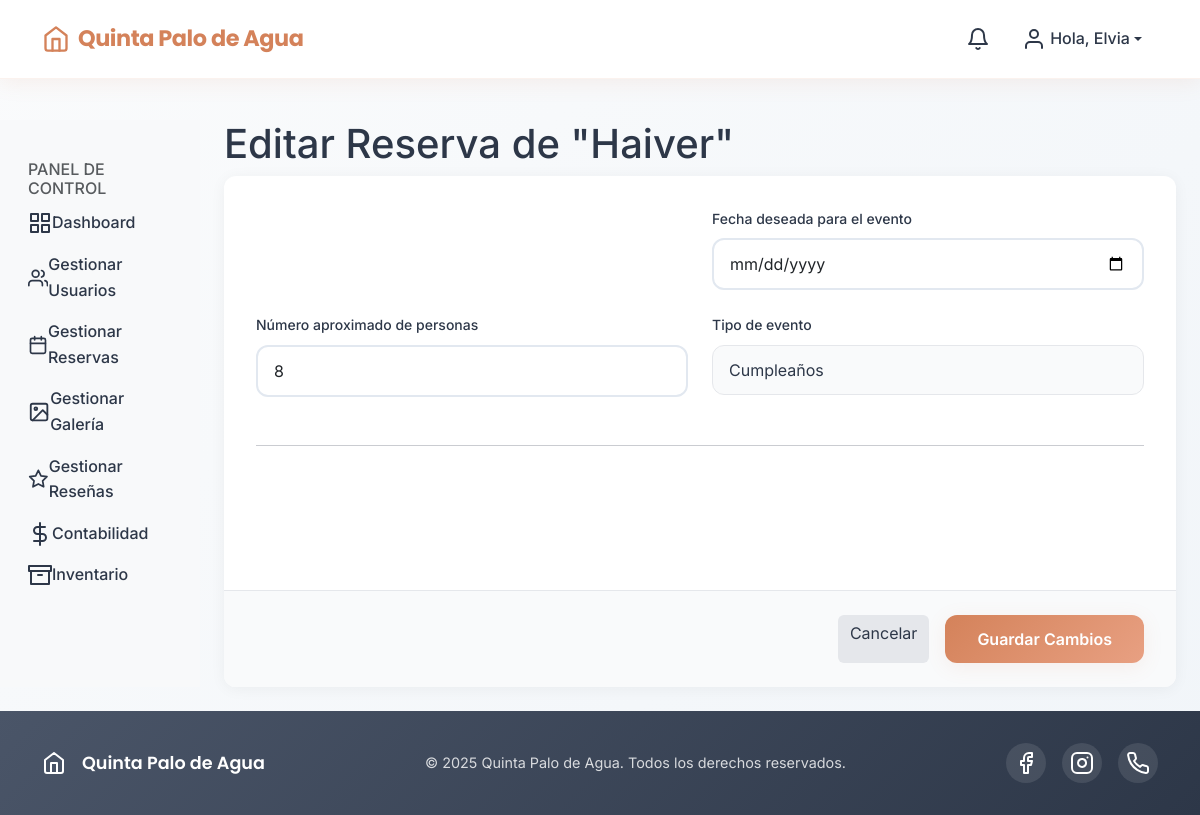
Page /panel-control/reservas/editar/18/ (signed in) on the committed database.
### reservas/models.py (models this page shows, shortened)
class Reserva(models.Model):
    usuario = models.ForeignKey(User, on_delete=models.CASCADE, related_name='reservas')
    fecha_reserva = models.DateField(verbose_name="Fecha del Evento")
    numero_personas = models.PositiveIntegerField(verbose_name="Número de Personas")
    tipo_evento = models.CharField(max_length=100, verbose_name="Tipo de Evento")
    ESTADO_CHOICES = [
        ('pendiente', 'Pendiente'),
        ('esperando_pago', 'Esperando Pago'), # Nuevo estado
        ('confirmada', 'Confirmada'),
        ('cancelada', 'Cancelada'),
    ]
    estado = models.CharField(max_length=15, choices=ESTADO_CHOICES, default='pendiente')
    precio = models.DecimalField(max_digits=10, decimal_places=2, default=0.00, verbose_name="Precio de la Reserva")
    hora_ingreso = models.TimeField(null=True, blank=True, verbose_name="Hora de Ingreso")
    hora_salida = models.TimeField(null=True, blank=True, verbose_name="Hora de Salida")
    detalles_privilegios = models.TextField(blank=True, verbose_name="Privilegios Incluidos", help_text="Ej: Acceso a piscina, 2 habitaciones, uso de la cocina.")
    penalizacion_tardia = models.DecimalField(max_digits=10, decimal_places=2, default=50000.00, verbose_name="Penalización por Hora Extra")
    fecha_esperando_pago = models.DateTimeField(null=True, blank=True, editable=False)
    class Meta:
        ordering = ['-fecha_reserva']

### reservas/views.py (the view)
# urls.py: path('reservas/editar/<int:reserva_id>/', reservas_views.editar_reserva_admin, name='editar_reserva_admin'),
@login_required
def editar_reserva_admin(request, reserva_id):
    if not request.user.is_staff:
        return redirect('index')
    try:
        reserva = Reserva.objects.get(id=reserva_id)
    except Reserva.DoesNotExist:
        messages.error(request, "La reserva que intentas editar no existe.")
        return redirect('lista_reservas_admin')
    if request.method == 'POST':
        form = ReservaForm(request.POST, instance=reserva)
        if form.is_valid():
            form.save()
            messages.success(request, f"La reserva de {reserva.usuario.username} ha sido actualizada.")
            return redirect('lista_reservas_admin')
    else:
        form = ReservaForm(instance=reserva)
    return render(request, 'panel_admin/admin_editar_reserva.html', {
        'form': form,
        'reserva': reserva
    })

### reservas/forms.py
class ReservaForm(forms.ModelForm):
    class Meta:
        model = Reserva
        fields = ['fecha_reserva', 'numero_personas', 'tipo_evento']
        widgets = {
            'fecha_reserva': forms.DateInput(
                attrs={
                    'type': 'date',
                    'class': 'form-control',
                }
            ),
            'numero_personas': forms.NumberInput(
                attrs={'class': 'form-control', 'placeholder': 'Ej: 50'}
            ),
            'tipo_evento': forms.TextInput(
                attrs={'class': 'form-control', 'placeholder': 'Ej: Boda, Cumpleaños'}
            ),
        }
        labels = {
            'fecha_reserva': 'Fecha deseada para el evento',
            'numero_personas': 'Número aproximado de personas',
            'tipo_evento': 'Tipo de evento',
        }

### templates/panel_admin/admin_editar_reserva.html (shortened to what this page needs)
{% extends 'panel_admin/panel_admin_base.html' %}
{% load static %}
{% block panel_content %}
<link rel="stylesheet" href="{% static 'css/admin_form.css' %}">
<div class="page-header">
    <h1 class="page-title">Editar Reserva de "{{ reserva.usuario.username }}"</h1>
</div>
<div class="form-card">
    <form method="post">
        <div class="form-card-body">
            <div class="form-grid">
                <div class="form-group">
                </div>
                <div class="form-group">
                    <label for="{{ form.fecha_reserva.id_for_label }}">{{ form.fecha_reserva.label }}</label>
                    {{ form.fecha_reserva }}
                </div>
            </div>
            <div class="form-grid">
                <div class="form-group">
                    <label for="{{ form.numero_personas.id_for_label }}">{{ form.numero_personas.label }}</label>
                    {{ form.numero_personas }}
                </div>
                <div class="form-group">
                    <label for="{{ form.tipo_evento.id_for_label }}">{{ form.tipo_evento.label }}</label>
                    {{ form.tipo_evento }}
                </div>
            </div>
            <hr class="my-4">
            <div class="form-grid">
                <div class="form-group">
                </div>
                <div class="form-group">
                </div>
            </div>
            <div class="form-grid">
                <div class="form-group">
                </div>
                <div class="form-group">
                </div>
            </div>
        </div>
        <div class="form-card-footer">
            <a href="{% url 'lista_reservas_admin' %}" class="btn btn-secondary">Cancelar</a>
            <button type="submit" class="btn btn-principal">Guardar Cambios</button>
        </div>
    </form>
</div>
{% endblock %}

### templates/base.html (shortened to what this page needs)
{% load static %}
<!doctype html>
<html lang="es" class="h-100">
<head>
    <link href="https://cdn.jsdelivr.net/npm/bootstrap@5.3.2/dist/css/bootstrap.min.css" rel="stylesheet">
    <link rel="stylesheet" href="https://unpkg.com/swiper/swiper-bundle.min.css" />
    <link rel="stylesheet" href="https://cdn.jsdelivr.net/npm/@fancyapps/ui@5.0/dist/fancybox/fancybox.css"/>
    <link rel="stylesheet" href="{% static 'css/main.css' %}">
</head>
<body class="d-flex flex-column h-100">
    <nav class="navbar navbar-expand-lg navbar-glass fixed-top">
        <div class="container">
            <a class="navbar-brand" href="{% if user.is_authenticated and not user.is_staff %}{% url 'panel_usuario' %}{% elif user.is_authenticated and user.is_staff %}{% url 'dashboard_admin' %}{% else %}{% url 'index' %}{% endif %}">
                <span data-feather="home" class="brand-icon"></span>
                <span class="brand-text">Quinta Palo de Agua</span>
            </a>
            <div class="collapse navbar-collapse" id="navbarNav">
                {% if user.is_authenticated %}
                    <ul class="navbar-nav ms-auto align-items-center">
                        <li class="nav-item dropdown">
                            <a class="nav-link" href="#" id="notification-bell" role="button" data-bs-toggle="dropdown" aria-expanded="false">
                                <span data-feather="bell"></span>
                            </a>
                        </li>
                        <li class="nav-item dropdown">
                            <a class="nav-link dropdown-toggle user-dropdown" href="#" id="navbarDropdown" role="button" data-bs-toggle="dropdown" aria-expanded="false">
                                <span data-feather="user" class="me-1"></span>
                                Hola, {{ user.username }}
                            </a>
                        </li>
                    </ul>
                {% endif %}
            </div>
        </div>
    </nav>
    <main class="main-content">
        {% block content %}
        {% endblock %}
    </main>
    <footer class="footer mt-auto">
        <div class="container">
            <div class="footer-content">
                <div class="footer-brand">
                    <span data-feather="home" class="me-2"></span>
                    <span>Quinta Palo de Agua</span>
                </div>
                <div class="footer-text">
                    <span class="copyright">© {% now "Y" %} Quinta Palo de Agua. Todos los derechos reservados.</span>
                </div>
                <div class="footer-social">
                    <a href="#" class="social-link"><span data-feather="facebook"></span></a>
                    <a href="#" class="social-link"><span data-feather="instagram"></span></a>
                    <a href="#" class="social-link"><span data-feather="phone"></span></a>
                </div>
            </div>
        </div>
    </footer>
</body>
</html>

### static/css/main.css (style rules this page uses)
:root { --color-principal: #D4825A; --color-principal-light: #E8A082; --color-principal-dark: #B86B47; --color-secundario: #4A5568; --color-terciario: #81C784; --color-fondo: #FAFBFC; --color-fondo-card: #FFFFFF; --color-texto: #2D3748; --color-texto-light: #718096; --color-accent: #F7931E; --color-success: #48BB78; --sombra-suave: 0 4px 20px rgba(212, 130, 90, 0.1); --sombra-hover: 0 8px 30px rgba(212, 130, 90, 0.15); --sombra-card: 0 2px 15px rgba(0, 0, 0, 0.05); --radio-suave: 12px; --radio-grande: 20px; --transicion: all 0.3s cubic-bezier(0.4, 0, 0.2, 1); --transicion-rapida: all 0.2s ease-out; }
* { box-sizing: border-box; }
body { background: linear-gradient(135deg, var(--color-fondo) 0%, #F1F5F9 100%); color: var(--color-texto); font-family: 'Inter', -apple-system, BlinkMacSystemFont, sans-serif; font-weight: 400; line-height: 1.6; padding-top: 80px; }
.navbar-glass { background: rgba(255, 255, 255, 0.95); backdrop-filter: blur(15px); border-bottom: 1px solid rgba(212, 130, 90, 0.1); padding: 1rem 0; transition: var(--transicion); box-shadow: var(--sombra-suave); }
.navbar-brand { font-family: 'Poppins', sans-serif; font-weight: 600; font-size: 1.4rem; color: var(--color-principal) !important; text-decoration: none; display: flex; align-items: center; gap: 0.5rem; transition: var(--transicion); }
.brand-icon { width: 28px; height: 28px; color: var(--color-principal); }
.brand-text { font-weight: 700; letter-spacing: -0.02em; }
.nav-link { color: var(--color-texto) !important; font-weight: 500; padding: 0.5rem 1rem !important; border-radius: var(--radio-suave); transition: var(--transicion); display: flex; align-items: center; }
.btn-principal { background: linear-gradient(135deg, var(--color-principal) 0%, var(--color-principal-light) 100%); border: none; color: white; padding: 0.75rem 2rem; border-radius: var(--radio-suave); font-weight: 600; font-size: 1rem; transition: var(--transicion); box-shadow: var(--sombra-suave); position: relative; overflow: hidden; }
.btn-principal::before { content: ''; position: absolute; top: 0; left: -100%; width: 100%; height: 100%; background: linear-gradient(90deg, transparent, rgba(255,255,255,0.2), transparent); transition: left 0.5s; }
.main-content { flex-grow: 1; padding-top: 1rem; }
.footer { background: linear-gradient(135deg, var(--color-secundario) 0%, #2D3748 100%); color: white; padding: 2rem 0; margin-top: 3rem; }
.footer-content { display: flex; justify-content: space-between; align-items: center; flex-wrap: wrap; gap: 1rem; }
.footer-brand { display: flex; align-items: center; gap: 0.5rem; font-family: 'Poppins', sans-serif; font-weight: 600; font-size: 1.1rem; }
.footer-text .copyright { color: rgba(255, 255, 255, 0.8); font-size: 0.9rem; }
.footer-social { display: flex; gap: 1rem; }
.social-link { display: flex; align-items: center; justify-content: center; width: 40px; height: 40px; background: rgba(255, 255, 255, 0.1); border-radius: 50%; color: white; text-decoration: none; transition: var(--transicion); }
.form-control { border: 2px solid #E2E8F0; border-radius: var(--radio-suave); padding: 0.75rem 1rem; font-size: 1rem; transition: var(--transicion); background-color: var(--color-fondo-card); }

### static/css/admin_form.css (style rules this page uses)
.form-card { background-color: #ffffff; border-radius: var(--radio-suave); box-shadow: var(--sombra-card); overflow: hidden; }
.form-card-body { padding: 2rem; }
.form-grid { display: grid; grid-template-columns: repeat(auto-fit, minmax(250px, 1fr)); gap: 1.5rem; }
.form-group { margin-bottom: 1.5rem; }
.form-group label { display: block; font-weight: 500; color: var(--color-texto); margin-bottom: 0.5rem; font-size: 0.875rem; }
.form-group input[type="text"], .form-group input[type="email"], .form-group input[type="password"] { width: 100%; padding: 0.75rem 1rem; border: 1px solid #e5e7eb; border-radius: var(--radio-suave); background-color: #f9fafb; font-size: 1rem; color: var(--color-texto); transition: var(--transicion-rapida); }
.form-card-footer { padding: 1.5rem 2rem; background-color: #f9fafb; border-top: 1px solid #e5e7eb; display: flex; justify-content: flex-end; gap: 1rem; }
.btn-secondary { background-color: #e5e7eb; color: var(--color-texto); border: none; transition: var(--transicion-rapida); }

### rows in the picture
Reserva: usuario.username "Haiver", numero_personas "8", tipo_evento "Cumpleaños"

### other values in the picture
{{ user.username }} "Elvia"
